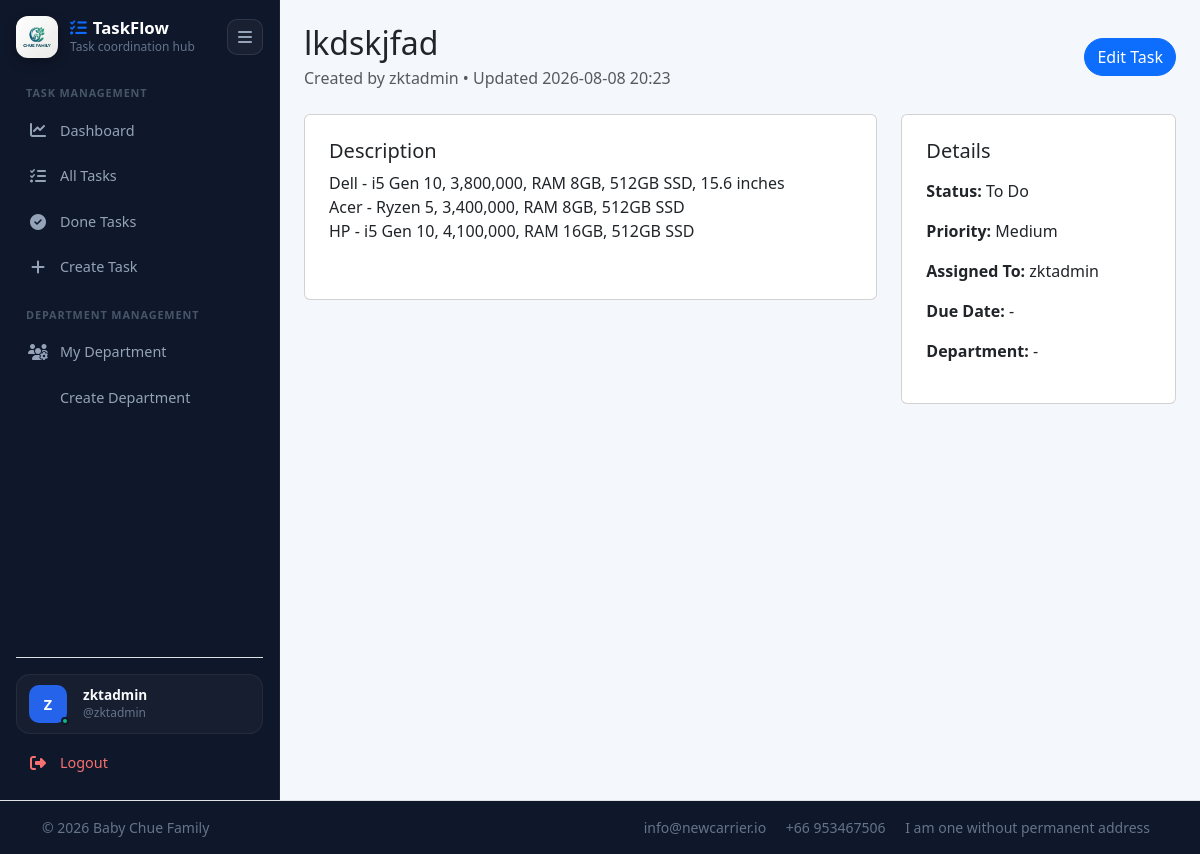
Page /tasks/7/ (signed in) on the earlier database version.
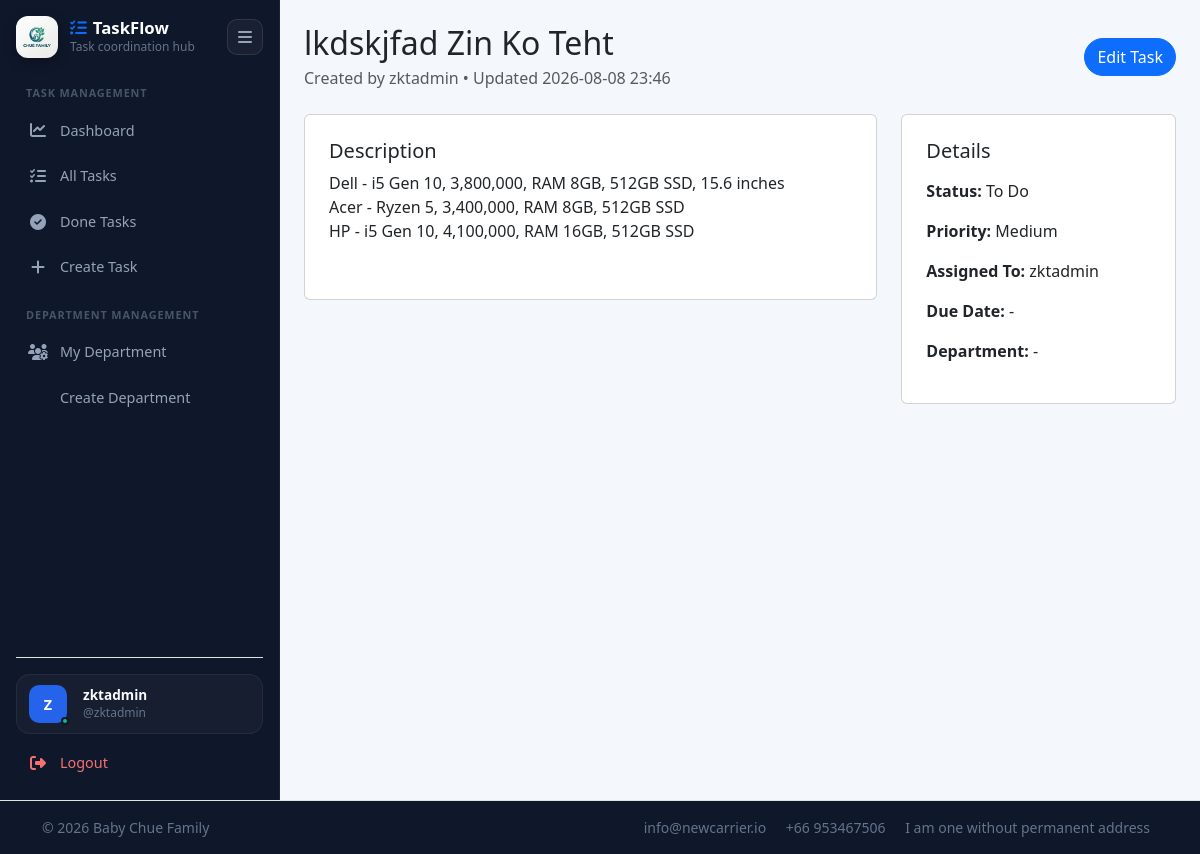
Same page on the later database version.
### tasks/models.py (models this page shows, shortened)
class Task(models.Model):
    TODO =  'TODO'
    IN_PROGRESS = 'IN_PROGRESS'
    DONE = 'DONE'
    BLOCKED = 'BLOCKED'
    STATUS_CHOICES = (
        (TODO, 'To Do'),
        (IN_PROGRESS, 'In Progress'),
        (DONE, 'Done'),
        (BLOCKED, 'Blocked'),
    )
    LOW = 'LOW'
    MEDIUM = 'MEDIUM'
    HIGH = 'HIGH'
    URGENT = 'URGENT'
    PRIORITY_CHOICES = (
        (LOW, "Low"),
        (MEDIUM, "Medium"),
        (HIGH, "High"),
        (URGENT, "Urgent"),
    )
    PERSONAL = 'PERSONAL'
    DEPARTMENT = 'DEPARTMENT'
    ORGANIZATION = 'ORGANIZATION'
    VISIBILITY_CHOICES = (
        (PERSONAL, 'Personal'),
        (DEPARTMENT, 'Department'),
        (ORGANIZATION, 'Organization'),
    )
    title = models.CharField(max_length=200)
    description = models.TextField(blank=True)
    status = models.CharField(max_length=20, choices=STATUS_CHOICES, default=TODO)
    priority = models.CharField(max_length=20, choices=PRIORITY_CHOICES, default=MEDIUM)
    due_date = models.DateField(null=True, blank=True)
    attachment_link = models.URLField(null=True, blank=True, help_text='Optional link to Google Drive, OneDrive, or any external resource')
    organization_id = models.CharField(max_length=100, blank=True, db_index=True)
    visibility = models.CharField(max_length=20, choices=VISIBILITY_CHOICES, default=PERSONAL)
    department = models.ForeignKey(
        Department,
        on_delete=models.SET_NULL,
        null=True,
        blank=True,
        related_name="tasks",
    )
    assigned_to = models.ForeignKey(
        settings.AUTH_USER_MODEL,
        on_delete=models.SET_NULL,
        null=True,
        blank=True,
        related_name="assigned_tasks",
    )
    created_by = models.ForeignKey(
        settings.AUTH_USER_MODEL,
        on_delete=models.SET_NULL,
        null=True,
        related_name="created_tasks",
    )
    created_at = models.DateTimeField(auto_now_add=True)
    updated_at = models.DateTimeField(auto_now=True)
    class Meta:
        ordering = ['-created_at']

### tasks/views.py (the view)
# urls.py: path("<int:pk>/", views.task_detail, name="task_detail"),
@login_required
def task_detail(request, pk):
    visible_tasks = _visible_tasks_for_user(request.user)
    task = get_object_or_404(visible_tasks, pk=pk)
    return render(request, "tasks/task_detail.html", {"task": task})

### tasks/views.py (called while the page is built, shortened)
def _visible_tasks_for_user(user):
    tasks = Task.objects.select_related("assigned_to", "created_by", "department")
    if user.is_superuser:
        return tasks

### tasks/templates/tasks/task_detail.html (shortened to what this page needs)
{% extends "tasks/base_tasks.html" %}
{% block content %}
<div class="d-flex justify-content-between align-items-center mb-4">
  <div>
    <h2 class="mb-1">{{ task.title }}</h2>
    <p class="text-muted mb-0">Created by {{ task.created_by|default:"-" }} • Updated {{ task.updated_at|date:"Y-m-d H:i" }}</p>
  </div>
  <a href="{% url 'tasks:task_update' task.pk %}" class="btn btn-primary rounded-pill">Edit Task</a>
</div>
<div class="row g-4">
  <div class="col-lg-8">
    <div class="card soft-card p-4">
      <h5>Description</h5>
      <p class="mb-0">{{ task.description|linebreaks }}</p>
    </div>
  </div>
  <div class="col-lg-4">
    <div class="card soft-card p-4">
      <h5 class="mb-3">Details</h5>
      <p><strong>Status:</strong> {{ task.get_status_display }}</p>
      <p><strong>Priority:</strong> {{ task.get_priority_display }}</p>
      <p><strong>Assigned To:</strong> {{ task.assigned_to|default:"-" }}</p>
      <p><strong>Due Date:</strong> {{ task.due_date|default:"-" }}</p>
      <p><strong>Department:</strong> {{ task.department.name|default:"-" }}</p>
    </div>
  </div>
</div>
{% endblock %}

Differences in the rows shown:
changed Task "To Do": title "lkdskjfad" → "lkdskjfad Zin Ko Teht"; updated_at "2026-08-08 20:23" → "2026-08-08 23:46"
